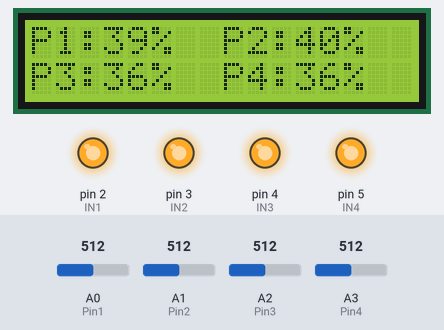
Recording of a sketch running on a simulated Arduino Uno, built with avr-gcc and run on an emulated ATmega328P. Shown: 16×2 character LCD, output pins drawn as LEDs (lit = HIGH). The inputs (shaded band) are chosen by the test bench; at power-on: A0 (Pin1) = 512, A1 (Pin2) = 512, A2 (Pin3) = 512, A3 (Pin4) = 512. What the sketch prints to the serial monitor is not drawn.

Above: at 1.7 s.
1.8 s: A0 (Pin1) set to 546
At 3.4 s:
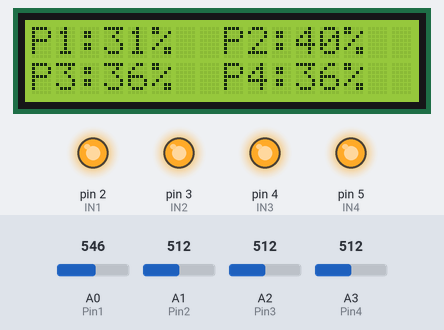
4.6 s: A0 (Pin1) set to 565
At 5.1 s:
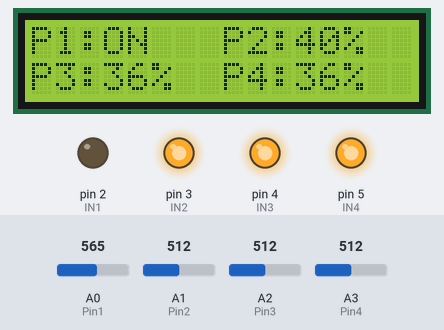
7.4 s: A1 (Pin2) set to 553
At 9.9 s:
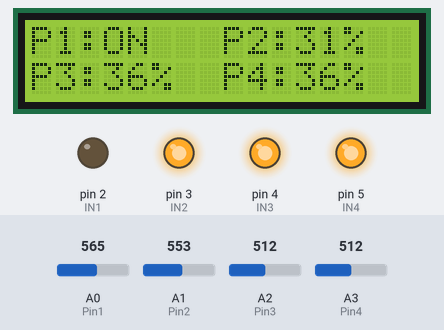
10.5 s: A1 (Pin2) set to 571
At 11.6 s:
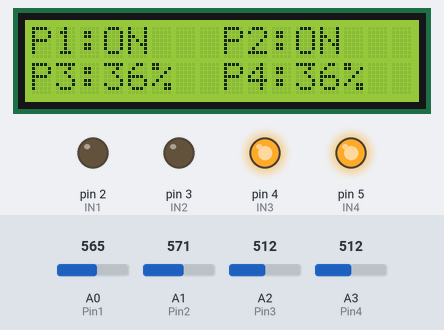
13.3 s: A2 (Pin3) set to 554
At 16.3 s:
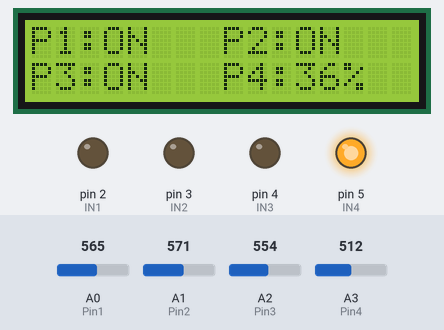
16.8 s: A3 (Pin4) set to 716
At 18.1 s:
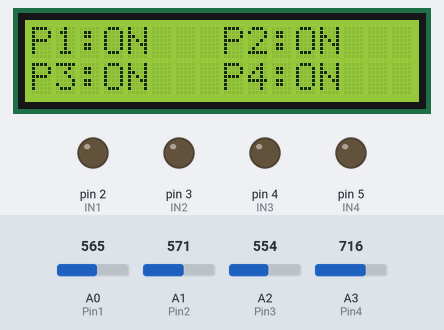
Timing chart, 0 to 19.8 s (numbered marks = the images above; inputs shaded):
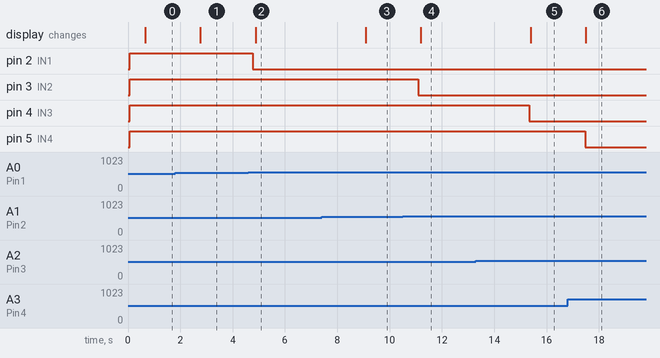

Measured:
- the behaviour switches between 553 and 554 on A0 (Pin1) (found by bisection; images 1 and 2)
- the behaviour switches between 560 and 561 on A1 (Pin2) (found by bisection; images 3 and 4)
- the behaviour switches between 539 and 540 on A2 (Pin3) (found by bisection; images 4 and 5)
- after the input at 1.8 s, the display: changes after 0.97 s (image 1)
- after the input at 4.6 s, pin 2 (IN1): HIGH → LOW after 0.17 s; the display: changes after 0.27 s (image 2)
- after the input at 7.4 s, the display: changes after 1.7 s (image 3)
- after the input at 10.5 s, pin 3 (IN2): HIGH → LOW after 0.59 s; the display: changes after 0.69 s (image 4)
- after the input at 13.3 s, pin 4 (IN3): HIGH → LOW after 2.0 s; the display: changes after 2.1 s (image 5)
- after the input at 16.8 s, pin 5 (IN4): HIGH → LOW after 0.67 s; the display: changes after 0.70 s (image 6)

The sketch:

Sensor___Relays_Nano_.ino
```cpp
#include <LiquidCrystal.h>
//For Crystal Display
int rs = 6;
int en = 7;
int d4 = 8;
int d5 = 9;
int d6 = 10;
int d7 = 11;

LiquidCrystal lcd(rs,en,d4,d5,d6,d7);

//Output to the Relay to Activate Pump
int IN1 = 2;
int IN2 = 3;
int IN3 = 4;
int IN4 = 5;

//Pins from Soil Moisture Sensor
int Pin1 = A0;
int Pin2 = A1;
int Pin3 = A2;
int Pin4 = A3;

//Value recieved from Soil Moisture Sensor Analog Pins
float sensor1Value = 0;
float sensor2Value = 0;
float sensor3Value = 0;
float sensor4Value = 0;

//Soil Moisture Sensor Value as a %
int Plant1Val;
int Plant2Val;
int Plant3Val;
int Plant4Val;

int HV1 = 690;
int HV2 = 700;
int HV3 = 670;
int HV4 = 670;

// Soil Moisture Sensor Lowest Value
int LV1 = 235;
int LV2 = 235;
int LV3 = 235;
int LV4 = 235;

// The different from the Lowest(Driest) to Highest(Wettiest) Value e.g High:520  - Low:185 = Total Difference:385
int tV1 = HV1-LV1;
int tV2 = HV2-LV2;
int tV3 = HV3-LV3;
int tV4 = HV4-LV4;

//Time Delay
int dt1 = 500;
int dt2 = 5000;
int count = 0;

void setup() {
  // put your setup code here, to run once:

lcd.begin(16,2);

Serial.begin(9600);

pinMode(IN1, OUTPUT);
pinMode(IN2, OUTPUT);
pinMode(IN3, OUTPUT);
pinMode(IN4, OUTPUT);

pinMode(Pin1, INPUT);
pinMode(Pin2, INPUT);
pinMode(Pin3, INPUT);
pinMode(Pin4, INPUT);

digitalWrite(IN1, HIGH);
digitalWrite(IN2, HIGH);
digitalWrite(IN3, HIGH);
digitalWrite(IN4, HIGH);

delay(dt1);
}

float sensors(float sensorValue, float Pin, String message,int IN, int LV, int tV)
{
 Serial.print(message);
  sensorValue = analogRead(Pin);
 Serial.println(sensorValue);


  if ((-((((sensorValue-LV)/tV)*100.)-100)) < 30)
  {
    digitalWrite(IN, LOW);
  }else{
    digitalWrite(IN, HIGH);
  }

  return sensorValue;
}

void sensorsLcd(int plantVal, float sensorValue, int xPositionLcd,int yPositionLcd,String message,int LV, int tV)
{
    plantVal = (-((((sensorValue-LV)/tV)*100.)-100));

    Serial.println(message + plantVal);

    lcd.setCursor(xPositionLcd,yPositionLcd);
    lcd.print(message);
    lcd.print(plantVal);
    lcd.print("%");
    //delay(100);

    if (plantVal < 30){
     // lcd.clear ();
      lcd.setCursor(xPositionLcd,yPositionLcd);
      lcd.print(message);
      lcd.print("ON   ");
    }

   //delay(200);
   //lcd.clear();
   //delay(200);
}

void loop()
{
  sensor1Value = sensors(sensor1Value, Pin1,"Plant 1 - Moisture Level: ",IN1,LV1,tV1);
  sensor2Value = sensors(sensor2Value, Pin2,"Plant 2 - Moisture Level: ",IN2,LV2,tV2);
  sensor3Value = sensors(sensor3Value, Pin3,"Plant 3 - Moisture Level: ",IN3,LV3,tV3);
  sensor4Value = sensors(sensor4Value, Pin4,"Plant 4 - Moisture Level: ",IN4,LV4,tV4);

  sensorsLcd(Plant1Val,sensor1Value,0,0,"P1:",LV1,tV1);
  sensorsLcd(Plant2Val,sensor2Value,8,0,"P2:",LV2,tV2);
  sensorsLcd(Plant3Val,sensor3Value,0,1,"P3:",LV3,tV3);
  sensorsLcd(Plant4Val,sensor4Value,8,1,"P4:",LV4,tV4);

  delay(2000);

  count++;
  if(count >=10)
  {
    lcd.clear();
    count =0;
  }
  //lcd.clear();
}
```
